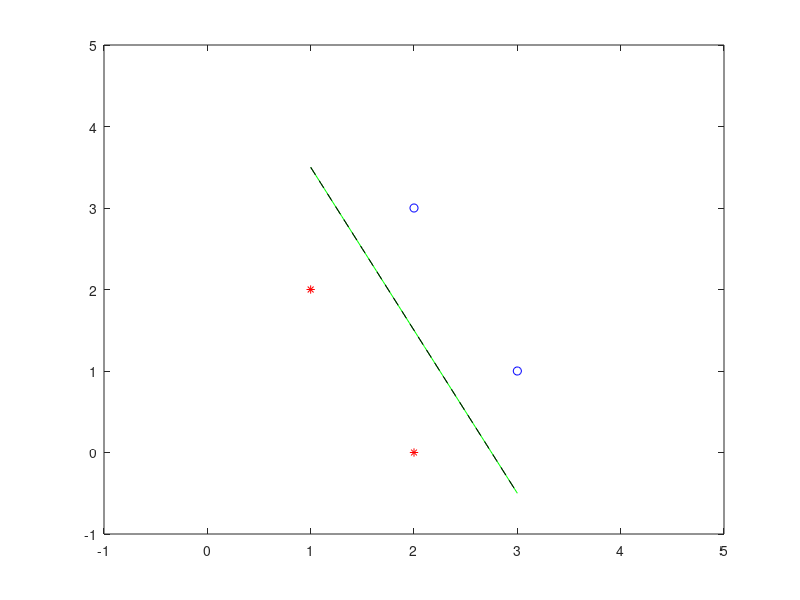
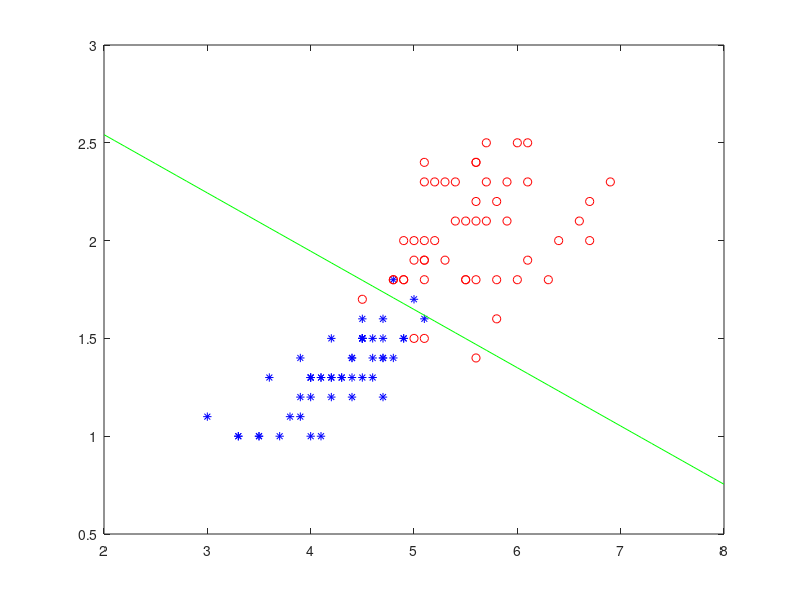
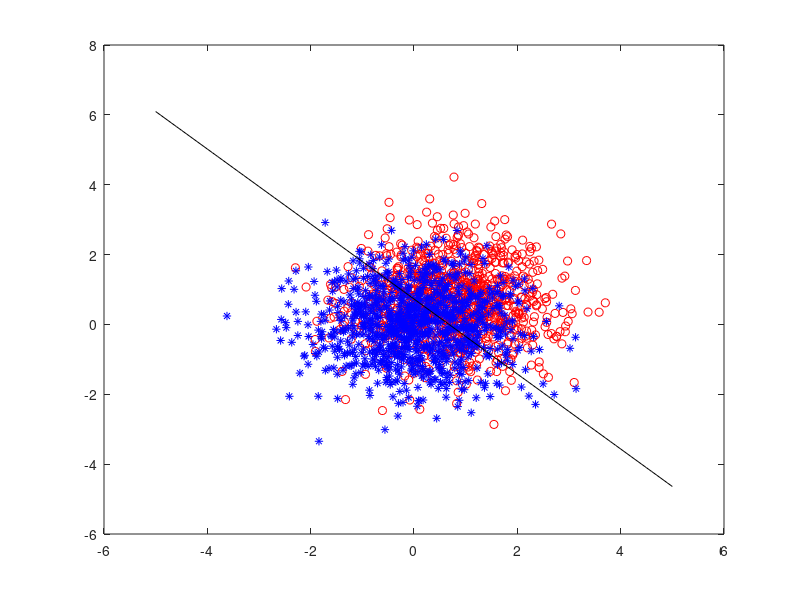
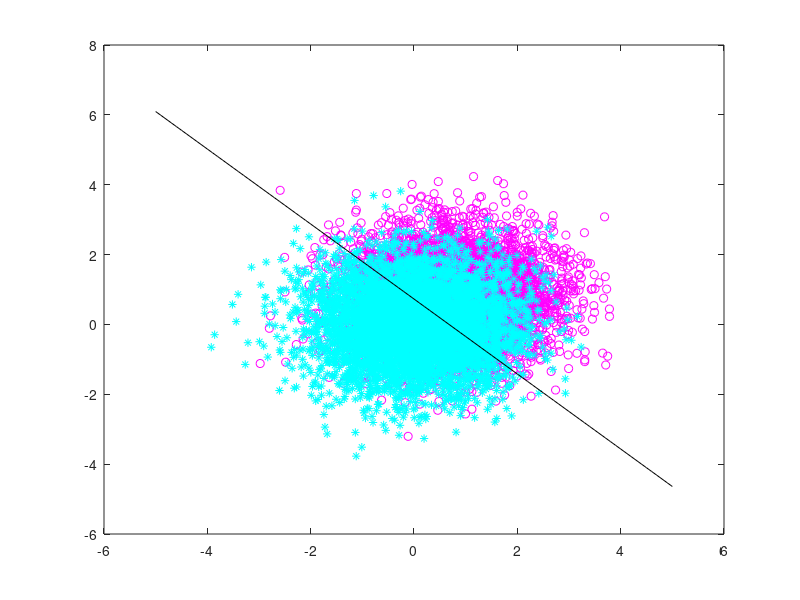

These charts were generated, in order, by the following MATLAB code:
clc;
clear;
close all;

% STEP 1 %%%%%%%%%%%%%%%%%%%%%%%%%%%%%%%%%%%%%%%%%%%%%%%%%%%%%%%%%%%%%%%%%%
x = [1 2; 2 0; 3 1; 2 3];
X = [ones(4, 1) x];
b = [2; 2; -2; -2];
figure('Name','Step 1','NumberTitle','off'),
axis([-1 5 -1 5]);
plot(x(1:2, 1), x(1:2, 2), 'r*');
hold on;
axis([-1 5 -1 5]);
plot(x(3:4, 1), x(3:4, 2), 'bo');
w = X\b;
hold on,
t = 1:0.1:3;
y = (w(1) + w(2)*t)./(-w(3));
plot(t, y, 'g');
g = X*w;
evu = histc(double([g(1:2)>0; g(3:4)<0]), unique(double([g(1:2)>0; g(3:4)<0])));
if size(evu, 1) == 2
    disp(['Step 1, (a): ', num2str(evu(1)), 'points have not been classified correctly.']);
else
    disp('Step 1, (a): All points have been classified correctly.');
end


b2 = [1; 1; -1; -1];
w2 = X\b2;
hold on,
t = 1:0.1:3;
y2 = (w2(1) + w2(2)*t)./(-w2(3));
plot(t, y2, 'k--');
g2 = X*w2;
evu2 = histc(double([g2(1:2)>0; g2(3:4)<0]), unique(double ...
            ([g2(1:2)>0; g2(3:4)<0])));
if size(evu2, 1) == 2
    disp(['Step 1, (b): ', num2str(evu2(1)), 'points have not been classified correctly.']);
else
    disp('Step 1, (b): All points have been classified correctly.');
end
%%%%%%%%%%%%%%%%%%%%%%%%%%%%%%%%%%%%%%%%%%%%%%%%%%%%%%%%%%%%%%%%%%%%%%%%%%%

% STEP 2 %%%%%%%%%%%%%%%%%%%%%%%%%%%%%%%%%%%%%%%%%%%%%%%%%%%%%%%%%%%%%%%%%%
load fisheriris;
xdata = meas(51:end, 3:4);
N = 100;
XDATA = [ones(N, 1) xdata];
b3 = [ones(50, 1)*2; ones(50, 1)*-2];
figure('Name','Step 2','NumberTitle','off'),
% The first 50 are class=1 and the last 50 are class=2
plot(xdata(1:50, 1), xdata(1:50, 2), 'b*')
hold on;
plot(xdata(51:end, 1), xdata(51:end, 2), 'ro')
w3 = XDATA\b3;
hold on,
t = 2:0.1:8;
y = (w3(1) + w3(2)*t)./(-w3(3));
plot(t, y, 'g');
g3 = XDATA*w3;
evu3 = histc(double([g3(1:N/2)>0; g3((N/2)+1:N)<0]), unique(double ...
            ([g3(1:N/2)>0; g3((N/2)+1:N)<0])));
if size(evu3, 1) == 2
    disp(['Step 2: ', num2str(evu3(1)), ' points have not been classified correctly.']);
else
    disp('Step 2: All points have been classified correctly.');
end
disp (['        Training data set accuracy = ', num2str((1 - (evu3(1))/N)*100), '%']);
%%%%%%%%%%%%%%%%%%%%%%%%%%%%%%%%%%%%%%%%%%%%%%%%%%%%%%%%%%%%%%%%%%%%%%%%%%%

% STEP 3 %%%%%%%%%%%%%%%%%%%%%%%%%%%%%%%%%%%%%%%%%%%%%%%%%%%%%%%%%%%%%%%%%%
TrainSetSize = 1000;
mu0 = [0.7416 0.7416];  % Negative class mean
Sigma = [1 0; 0 1];  % Negative class covariance
R = chol(Sigma);
NTrain = repmat(mu0, TrainSetSize, 1) + randn(TrainSetSize, 2)*R;  % Negative training data set
mu1 = [0 0];  % Positive class mean
Sigma = [1 0; 0 1];  % Positive class covariance
R = chol(Sigma);
PTrain = repmat(mu1, TrainSetSize, 1) + randn(TrainSetSize, 2)*R;  % Positive training data set
figure('Name','Step 3, (a)','NumberTitle','off'),
plot(NTrain(:, 1), NTrain(:, 2), 'ro')
hold on
plot(PTrain(:, 1), PTrain(:, 2), 'b*')

xTrain = [PTrain; NTrain];
X4 = [ones(2*TrainSetSize, 1) xTrain];
b4 = [ones(TrainSetSize, 1)*2; ones(TrainSetSize, 1)*-2];
w4 = X4\b4;
hold on,
t = -5:0.1:5;
y = (w4(1) + w4(2)*t)./(-w4(3));
plot(t, y, 'k');
% Testing the classifier on the training data set
g4 = X4*w4;
evu4 = histc(double([g4(1:TrainSetSize)>0; g4(TrainSetSize+1:end)<0]), ...
             unique(double([g4(1:TrainSetSize)>0; g4(TrainSetSize+1:end)<0])));
if size(evu4, 1) == 2
    disp(['Step 3, (a): ', num2str(evu4(1)), ' points have not been classified correctly.']);
else
    disp('Step 3, (a): All points have been classified correctly.');
end
disp (['        Training data set accuracy = ', num2str((1 - (evu4(1))/(TrainSetSize*2))*100), '%']);


% Creating a new test data set
TestSetSize = 5000;
mu0 = [0.7416 0.7416];
Sigma = [1 0; 0 1];
R = chol(Sigma);
NTest = repmat(mu0, TestSetSize, 1) + randn(TestSetSize, 2)*R; 
mu1 = [0 0];
Sigma = [1 0; 0 1]; 
R = chol(Sigma);
PTest = repmat(mu1, TestSetSize, 1) + randn(TestSetSize, 2)*R;
figure('Name','Step 3, (b)','NumberTitle','off'),
plot(NTest(:, 1), NTest(:, 2), 'mo')
hold on
plot(PTest(:, 1), PTest(:, 2), 'c*')
hold on,
t = -5:0.1:5;
y = (w4(1) + w4(2)*t)./(-w4(3));
plot(t, y, 'k');

% Testing the classifier on the new test data set
g5 = [ones(2*TestSetSize, 1) [PTest; NTest]]*w4;
evu5 = histc(double([g5(1:TestSetSize)>0; g5(TestSetSize+1:end)<0]), ...
             unique(double([g5(1:TestSetSize)>0; g5(TestSetSize+1:end)<0])));
if size(evu4, 1) == 2
    disp(['Step 3, (b): ', num2str(evu5(1)), ' points have not been classified correctly.']);
else
    disp('Step 3, (b): All points have been classified correctly.');
end
disp (['        Test data set accuracy = ', num2str((1 - (evu5(1))/(TestSetSize*2))*100), '%']);

% Repeating the whole process of testing classifier on new test data sets
TestSetSize = 5000;
avgAccuracy = 0;
for i = 1:5
    mu0 = [0.7416 0.7416];
    Sigma = [1 0; 0 1];
    R = chol(Sigma);
    NTest = repmat(mu0, TestSetSize, 1) + randn(TestSetSize, 2)*R; 
    mu1 = [0 0];
    Sigma = [1 0; 0 1]; 
    R = chol(Sigma);
    PTest = repmat(mu1, TestSetSize, 1) + randn(TestSetSize, 2)*R;

    % Testing the classifier on the new test data set
    g6 = [ones(2*TestSetSize, 1) [PTest; NTest]]*w4;
    evu6 = histc(double([g5(1:TestSetSize)>0; g6(TestSetSize+1:end)<0]), ...
                 unique(double([g5(1:TestSetSize)>0; g6(TestSetSize+1:end)<0])));

    if i == 1
        disp(['Step 3, (c): Test data set (1) accuracy = ', ...
            num2str((1 - (evu6(1))/(TestSetSize*2))*100), '%']);
    else
        disp(['             Test data set (', num2str(i), ') accuracy = ', ...
            num2str((1 - (evu6(1))/(TestSetSize*2))*100), '%']);
    end
    avgAccuracy = avgAccuracy + (1 - (evu6(1))/(TestSetSize*2))*100;
    
end
avgAccuracy = avgAccuracy/5;
disp(['             Average accuracy = ', num2str(avgAccuracy), '%']);


% Repeating the whole process of testing classifier on new test data sets
% with small number of data points
TestSetSize = 5;
avgAccuracy2 = 0;
for i = 1:5
    mu0 = [0.7416 0.7416];
    Sigma = [1 0; 0 1];
    R = chol(Sigma);
    NTest = repmat(mu0, TestSetSize, 1) + randn(TestSetSize, 2)*R; 
    mu1 = [0 0];
    Sigma = [1 0; 0 1]; 
    R = chol(Sigma);
    PTest = repmat(mu1, TestSetSize, 1) + randn(TestSetSize, 2)*R;

    % Testing the classifier on the new test data set
    g6 = [ones(2*TestSetSize, 1) [PTest; NTest]]*w4;
    evu6 = histc(double([g5(1:TestSetSize)>0; g6(TestSetSize+1:end)<0]), ...
                 unique(double([g5(1:TestSetSize)>0; g6(TestSetSize+1:end)<0])));

    if i == 1
        disp(['Step 3, (d): Test data set (1) accuracy = ', ...
            num2str((1 - (evu6(1))/(TestSetSize*2))*100), '%']);
    else
        disp(['             Test data set (', num2str(i), ') accuracy = ', ...
            num2str((1 - (evu6(1))/(TestSetSize*2))*100), '%']);
    end
    avgAccuracy2 = avgAccuracy2 + (1 - (evu6(1))/(TestSetSize*2))*100;
    
end
avgAccuracy2 = avgAccuracy2/5;
disp(['             Average accuracy = ', num2str(avgAccuracy2), '%']);
%%%%%%%%%%%%%%%%%%%%%%%%%%%%%%%%%%%%%%%%%%%%%%%%%%%%%%%%%%%%%%%%%%%%%%%%%%%

% STEP 4 %%%%%%%%%%%%%%%%%%%%%%%%%%%%%%%%%%%%%%%%%%%%%%%%%%%%%%%%%%%%%%%%%%
load('BREASTDIAG_UCI_5foldValidationData_NEWFIXEDcorrupt1.mat');
% RareTrain1: positive training set
% MajorTrain1: negative training set
% RareTest1: positive test set
% MajorTest1: negative test set
TrainPSize = size(RareTrain1, 1);
TrainNSize = size(MajorTrain1 , 1);
TestPSize = size(RareTest1, 1);
TestNSize = size(MajorTest1 , 1);
x7 = [RareTrain1; MajorTrain1];
X7 = [ones(TrainPSize+TrainNSize, 1) x7];
b7 = [ones(TrainPSize, 1)*((TrainPSize + TrainNSize)/TrainPSize); ...
      ones(TrainNSize, 1)*-((TrainPSize + TrainNSize)/TrainNSize)];
w7 = X7\b7;
% Testing the classifier on the test data set
g7 = [ones(TestPSize + TestNSize, 1) [RareTest1; MajorTest1]]*w7;
evu7 = histc(double([g7(1:TestPSize)>0; g7(TestPSize+1:end)<0]), ...
             unique(double([g7(1:TestPSize)>0; g7(TestPSize+1:end)<0])));

disp(['Step 4: ', num2str(evu7(1)), ' points have not been classified correctly.']);
disp (['        Test data set accuracy = ', num2str((1 - (evu7(1))/(TestPSize + TestNSize))*100), '%']);
%%%%%%%%%%%%%%%%%%%%%%%%%%%%%%%%%%%%%%%%%%%%%%%%%%%%%%%%%%%%%%%%%%%%%%%%%%%
